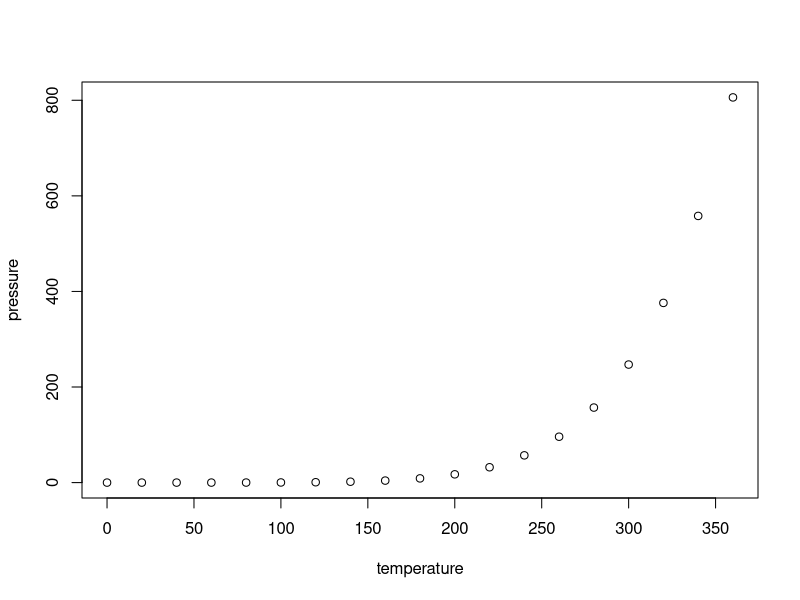
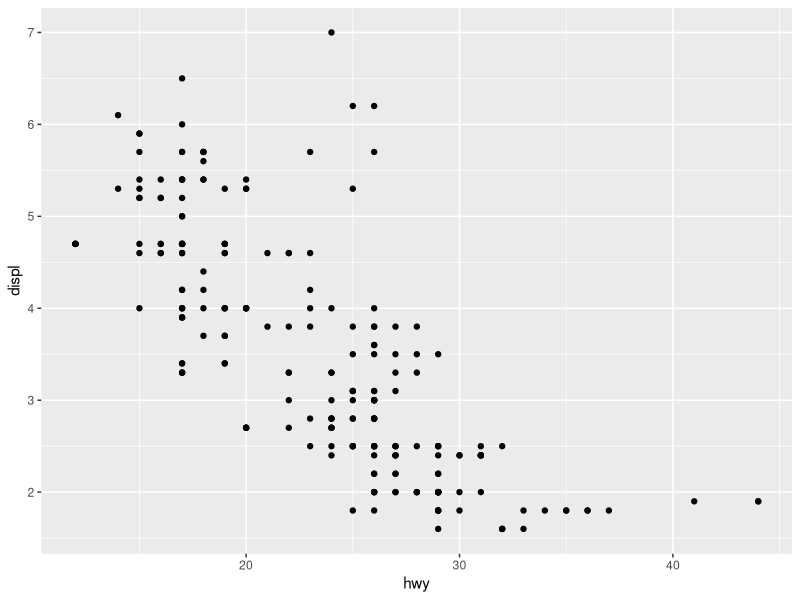
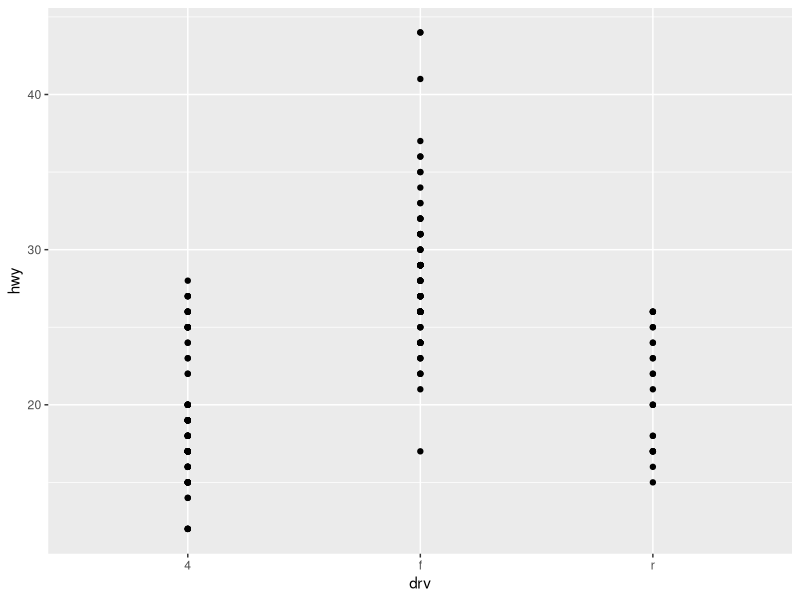
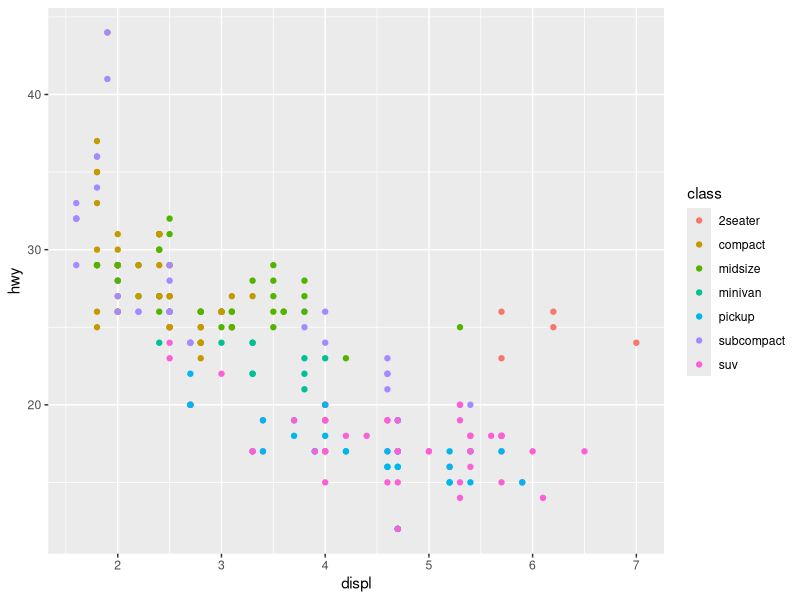
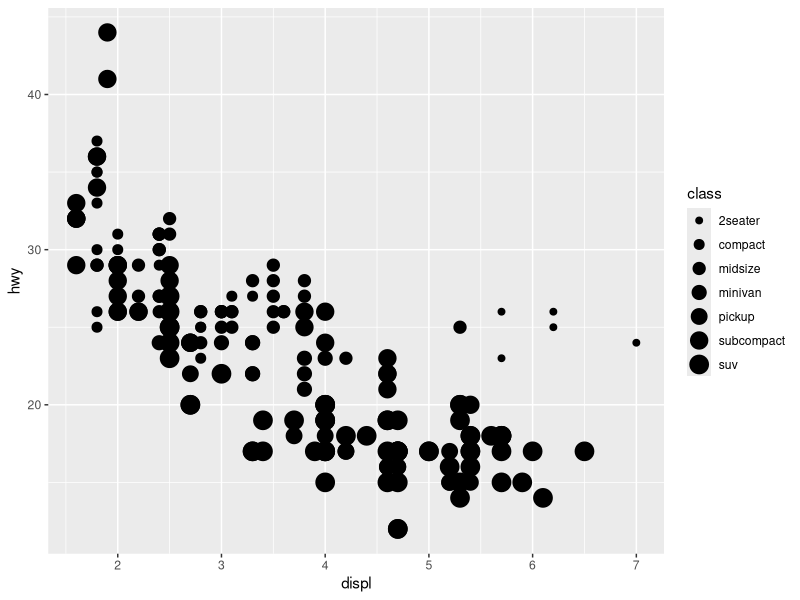
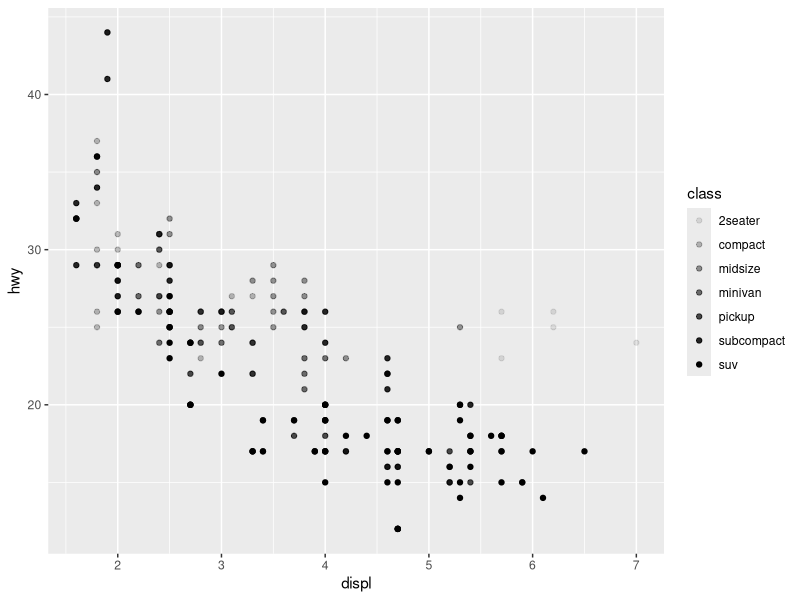
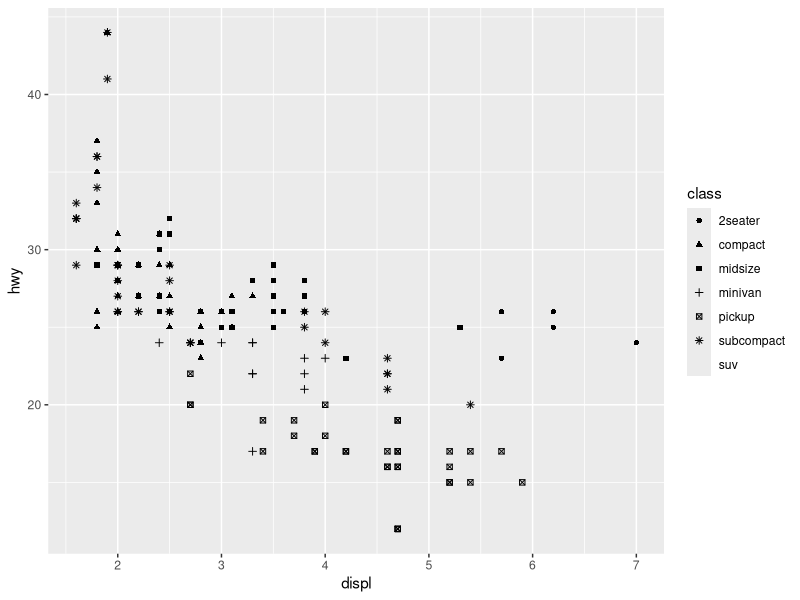
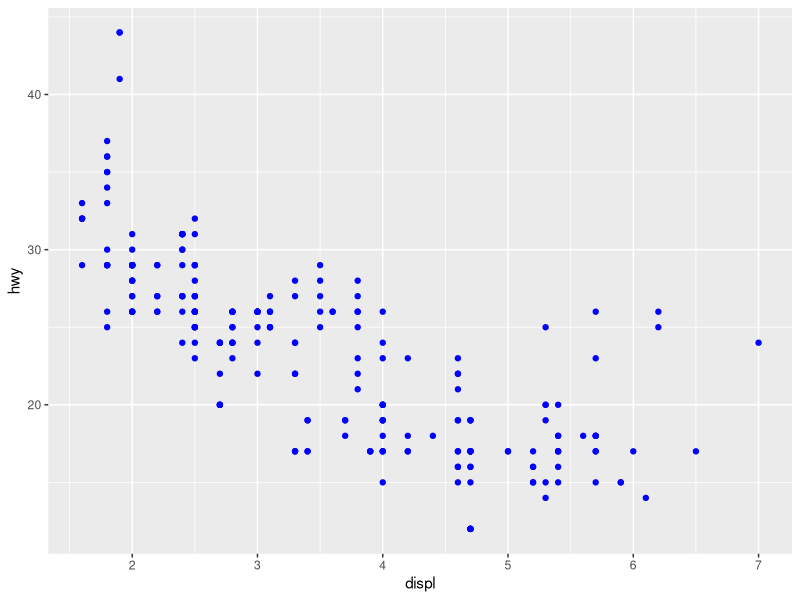

These charts were generated, in order, by the following R code:
## ---- chunk 1
knitr::opts_chunk$set(echo = TRUE)

## ---- chunk 2
summary(cars)
## ---- chunk 3
plot(pressure)
## ---- chunk 4
library(ggplot2)
library(tidyverse)

## ---- chunk 5
ggplot(data=mpg,aes(y=displ,x=hwy))+geom_point()
## ---- chunk 6
 dim(mpg)
summary(mpg)
ggplot(data=mpg,aes(x=drv,y=hwy))+geom_point()
## ---- chunk 7
ggplot(data=mpg,aes(x=displ,y=hwy,color=class))+geom_point()
## ---- chunk 8
ggplot(data = mpg) + 
  geom_point(mapping = aes(x = displ, y = hwy, size = class))
## ---- chunk 9
# Left
ggplot(data = mpg) + 
  geom_point(mapping = aes(x = displ, y = hwy, alpha = class))

# Right
ggplot(data = mpg) + 
  geom_point(mapping = aes(x = displ, y = hwy, shape = class))
## ---- chunk 10
ggplot(data = mpg) + 
  geom_point(mapping = aes(x = displ, y = hwy), color = "blue")
## ---- chunk 11
ggplot(data=mpg)+geom_point(mapping = aes(x = displ, y = hwy,color=(displ<5) ))

## ---- chunk 12
ggplot(data=mpg,aes(x=displ,y=hwy))+geom_point()+facet_wrap(~class,nrow = 2)
## ---- chunk 13
ggplot(data=mpg,aes(x=displ,y=hwy))+geom_point()+facet_grid(drv~cyl)

## ---- chunk 14
ggplot(data=mpg,aes(x=displ))+geom_histogram()+facet_grid(hwy~class)
## ---- chunk 15
ggplot(data=mpg)+geom_point(mapping = aes(x = displ, y = hwy,color=(displ<5) ))
ggplot(data=mpg)+geom_smooth(mapping = aes(x = displ, y = hwy ))

ggplot(data = mpg)+geom_smooth(mapping = aes(x = displ, y = hwy, linetype = drv))


## ---- chunk 16
####the redundant way
ggplot(data = mpg) + 
  geom_point(mapping = aes(x = displ, y = hwy)) +
  geom_smooth(mapping = aes(x = displ, y = hwy))
######################################################### non redundant way
ggplot(data = mpg, mapping = aes(x = displ, y = hwy)) + 
  geom_point(mapping = aes(color = class)) + 
  geom_smooth()

## ---- chunk 17
ggplot(data = diamonds) + 
  geom_bar(mapping = aes(x = cut, fill = clarity))
## ---- chunk 18
  seq(1,10,length.out = 5)
y<-seq(1,10,length.out = 5)

## ---- chunk 19
library(tidyverse)
ggplot(data=mpg)+geom_point(mapping = aes(x=displ,y=hwy))
filter(mpg,cyl==8)
filter(diamonds,carat>5)
